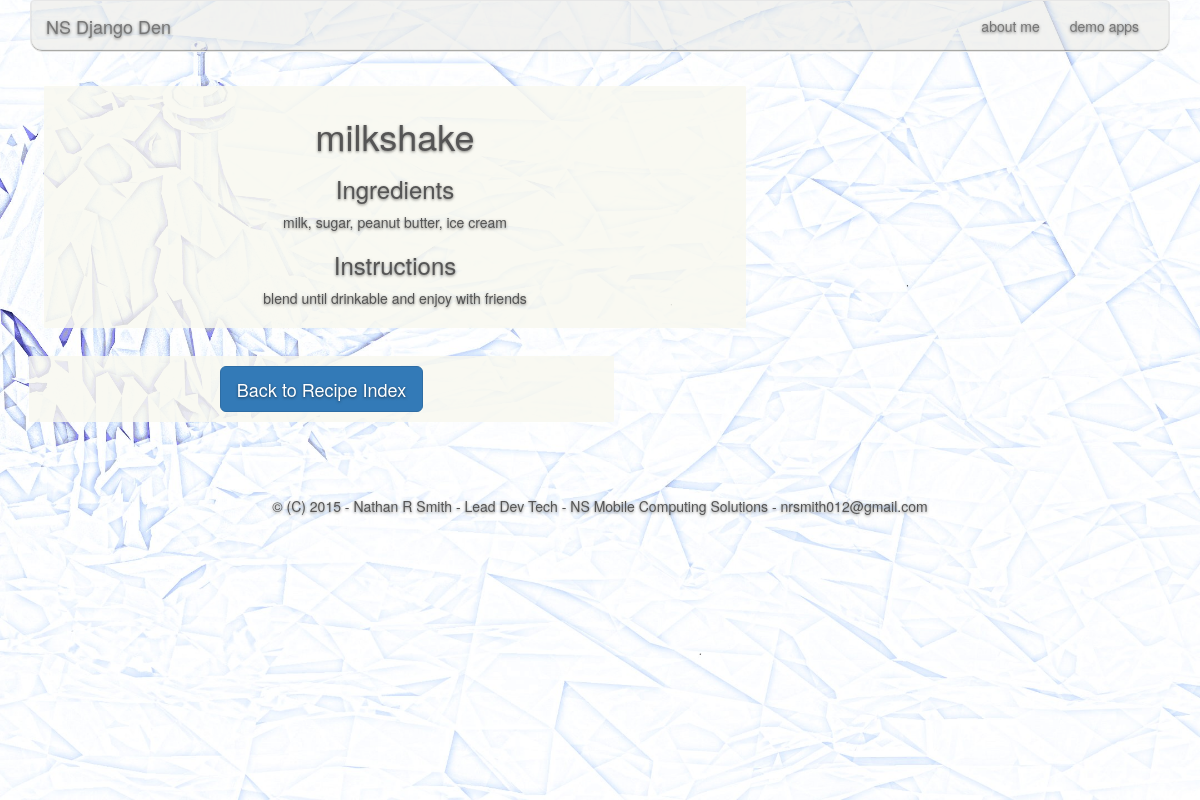
The page /postrecipes/milkshake/ on the database its author committed.
### nsdjangoden/models.py (models this page shows, shortened)
class RecipePost(models.Model):
    title = models.CharField(max_length=40)
    urltitle = models.CharField(max_length=40)
    upvotes = models.IntegerField(default=1)
    downvotes = models.IntegerField(default=0)
    ingredients = models.CharField(max_length=200)
    instructions = models.CharField(max_length=300)

### nsdjangoden/views.py (the view)
# urls.py: url(r'^postrecipes/(?P<urltitle>[-\w]+)/?$', views.recipedetail, name='recipedetail'),
def recipedetail(request, urltitle):
    recipe = get_object_or_404(RecipePost, urltitle=urltitle)
    context = {'recipe':recipe,
               }
    return render(request, 'nsdjangoden/recipedetail.html', context)

### nsdjangoden/templates/nsdjangoden/recipedetail.html
{% extends 'bs_base.html' %}
{% block content %}
<div class = "row marketing col-lg-8">
    <div class="dispbox">
        <h1>{{ recipe.title }}</h1>
        <p class="lead"><h3>Ingredients</h3>
        {{ recipe.ingredients }}</p>
        <p class="lead"><h3>Instructions</h3>
        {{ recipe.instructions }}</p>
    </div>
</div>
<div class="row marketing">
    <div class="dispbox col-md-6">
        <a class="btn btn-lg btn-primary" href="/postrecipes/" role="button">Back to Recipe Index</a>
    </div>
</div>
{% endblock %}

### rows shown on the page
RecipePost: title "milkshake", ingredients "milk, sugar, peanut butter, ice cream", instructions "blend until drinkable and enjoy with friends"
